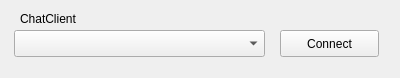
<?xml version="1.0" encoding="UTF-8"?>
<ui version="4.0">
 <class>SelectionWindow</class>
 <widget class="QWidget" name="SelectionWindow">
  <property name="geometry">
   <rect>
    <x>0</x>
    <y>0</y>
    <width>400</width>
    <height>78</height>
   </rect>
  </property>
  <property name="windowTitle">
   <string>Form</string>
  </property>
  <widget class="QComboBox" name="clientSelectBox">
   <property name="geometry">
    <rect>
     <x>14</x>
     <y>30</y>
     <width>251</width>
     <height>27</height>
    </rect>
   </property>
  </widget>
  <widget class="QPushButton" name="connectButton">
   <property name="geometry">
    <rect>
     <x>280</x>
     <y>30</y>
     <width>99</width>
     <height>27</height>
    </rect>
   </property>
   <property name="text">
    <string>Connect</string>
   </property>
  </widget>
  <widget class="QLabel" name="label">
   <property name="geometry">
    <rect>
     <x>20</x>
     <y>10</y>
     <width>231</width>
     <height>17</height>
    </rect>
   </property>
   <property name="text">
    <string>ChatClient</string>
   </property>
  </widget>
 </widget>
 <resources/>
 <connections/>
</ui>
